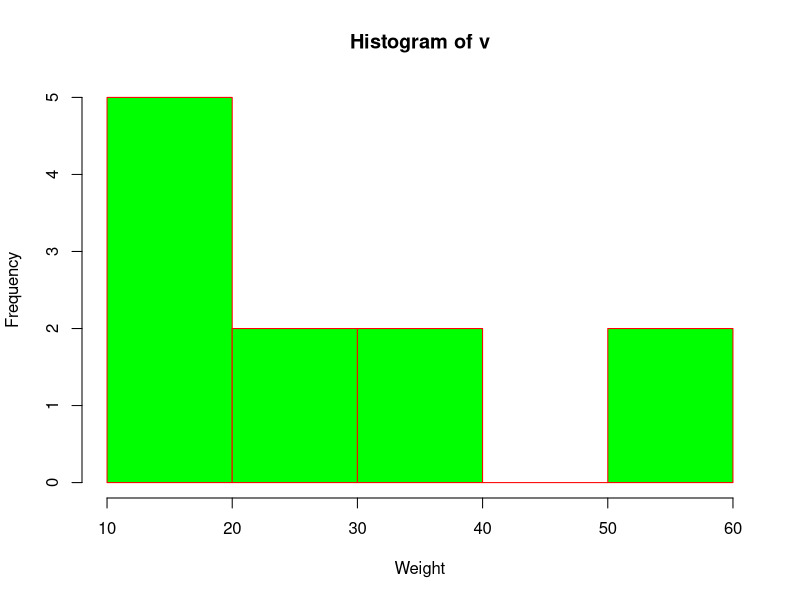

This chart was generated by the following R code:
# Creating data for the graph.
v <-  c(12, 24, 16, 38, 21, 13, 55, 17, 39, 10, 60)

# Giving a name to the chart file.
png(file = "histogram_chart.png")

# Creating the histogram.
hist(v, xlab = "Weight", ylab = "Frequency", col = "green", border = "red")

# Saving the file.
dev.off()
